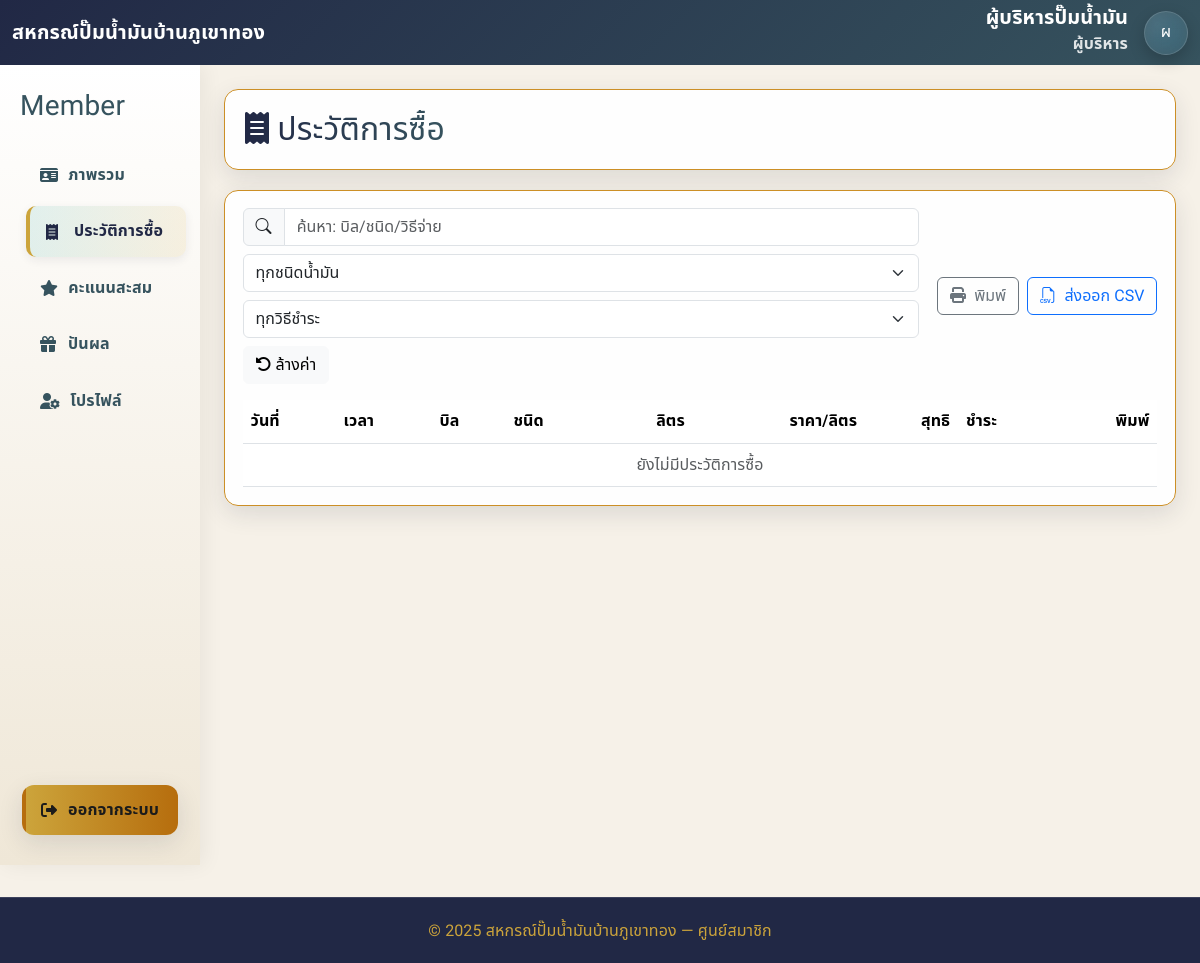
The page /member/bills.php (signed in) on the database its author committed.
### tables this page shows
CREATE TABLE `app_settings` (
  `key` varchar(64) NOT NULL,
  `json_value` json NOT NULL,
  `updated_at` timestamp NULL DEFAULT CURRENT_TIMESTAMP ON UPDATE CURRENT_TIMESTAMP
);

CREATE TABLE `members` (
  `id` bigint UNSIGNED NOT NULL,
  `user_id` bigint UNSIGNED NOT NULL,
  `station_id` int NOT NULL DEFAULT '1',
  `member_code` varchar(20) NOT NULL,
  `address` text,
  `points` int UNSIGNED NOT NULL DEFAULT '0',
  `joined_date` date DEFAULT NULL,
  `shares` int UNSIGNED DEFAULT '0',
  `house_number` varchar(100) DEFAULT NULL,
  `tier` enum('Bronze','Silver','Gold','Platinum','Diamond') NOT NULL DEFAULT 'Bronze',
  `created_at` datetime NOT NULL DEFAULT CURRENT_TIMESTAMP,
  `is_active` tinyint(1) NOT NULL DEFAULT '1',
  `deleted_at` datetime DEFAULT NULL
);

CREATE TABLE `users` (
  `id` bigint UNSIGNED NOT NULL,
  `username` varchar(64) NOT NULL,
  `email` varchar(60) DEFAULT NULL,
  `full_name` varchar(150) NOT NULL,
  `phone` varchar(13) DEFAULT NULL,
  `password_hash` varchar(255) NOT NULL,
  `is_active` tinyint(1) NOT NULL DEFAULT '1',
  `last_login_at` datetime DEFAULT NULL,
  `created_at` datetime NOT NULL DEFAULT CURRENT_TIMESTAMP,
  `updated_at` datetime NOT NULL DEFAULT CURRENT_TIMESTAMP ON UPDATE CURRENT_TIMESTAMP,
  `role` varchar(255) NOT NULL
);

### member/bills.php (the view, shortened to what this page needs)
<?php
try {
  $current_name = $_SESSION['full_name'] ?: 'สมาชิกสหกรณ์';
  $current_role = $_SESSION['role'] ?? 'guest';
} catch(Throwable $e){
  header('Location: /index/login.php?err=เกิดข้อผิดพลาดของระบบ'); exit();
}
$db_ok = true; $db_err = null;
try {
  $pdo->setAttribute(PDO::ATTR_ERRMODE, PDO::ERRMODE_EXCEPTION);
  $pdo->exec("SET NAMES utf8mb4");
  try { $pdo->exec("SET time_zone = '+07:00'"); } catch (Throwable $e) {}
} catch (Throwable $e) { $db_ok = false; $db_err = $e->getMessage(); }
$site_name = 'สหกรณ์ปั๊มน้ำบ้านภูเขาทอง';
if ($db_ok) {
  try {
    $st = $pdo->prepare("SELECT setting_value, comment FROM settings WHERE setting_name='station_id' LIMIT 1");
    $st->execute();
    if ($r = $st->fetch(PDO::FETCH_ASSOC)) {
      if (!empty($r['comment'])) $site_name = $r['comment'];
    }
    $sys = $pdo->query("SELECT json_value FROM app_settings WHERE `key`='system_settings'")->fetchColumn();
    if ($sys) {
      $sysj = json_decode($sys, true);
      if (!empty($sysj['site_name'])) $site_name = $sysj['site_name'];
    }
  } catch (Throwable $e) {}
}
$current_user_id = (int)$_SESSION['user_id'];
$role_th_map = [
  'admin'=>'ผู้ดูแลระบบ', 'manager'=>'ผู้บริหาร',
  'employee'=>'พนักงาน',    'member'=>'สมาชิกสหกรณ์',
  'committee'=>'กรรมการ'
];
$current_role_th = $role_th_map[$current_role] ?? 'ผู้ใช้งาน';
$avatar_text = mb_substr($current_name, 0, 1, 'UTF-8');
if ($db_ok) {
  try {
    $sql = "
      SELECT u.id AS user_id, u.full_name, u.phone,
             m.id AS member_id, m.house_number, m.member_code
      FROM users u
      JOIN members m ON m.user_id = u.id
      WHERE u.id = :uid AND u.is_active=1
      LIMIT 1
    ";
    $st = $pdo->prepare($sql);
    $st->execute([':uid'=>$current_user_id]);
    $member = $st->fetch(PDO::FETCH_ASSOC);
    if ($member) {
      $current_name = $member['full_name'] ?: $current_name;
    }
  } catch (Throwable $e) { $db_err = $e->getMessage(); }
}
$recent_bills = [];
?>
<!DOCTYPE html>
<html lang="th">
<head>
  <link href="https://cdn.jsdelivr.net/npm/bootstrap@5.3.2/dist/css/bootstrap.min.css" rel="stylesheet" />
  <link href="https://cdn.jsdelivr.net/npm/bootstrap-icons@1.11.3/font/bootstrap-icons.css" rel="stylesheet" />
  <link rel="stylesheet" href="https://cdnjs.cloudflare.com/ajax/libs/font-awesome/6.5.2/css/all.min.css" />
  <link rel="stylesheet" href="../assets/css/admin_dashboard.css" />
</head>
<body>
  <nav class="navbar navbar-dark bg-primary">
    <div class="container-fluid">
      <div class="d-flex align-items-center gap-2">
        <a class="navbar-brand" href="member_dashboard.php"><?= htmlspecialchars($site_name) ?></a>
      </div>
      <div class="d-flex align-items-center gap-3 ms-auto">
        <div class="nav-identity text-end d-none d-sm-block">
          <div class="nav-name"><?= htmlspecialchars($current_name) ?></div>
          <div class="nav-sub"><?= htmlspecialchars($current_role_th) ?></div>
        </div>
        <a href="profile.php" class="avatar-circle text-decoration-none"><?= htmlspecialchars($avatar_text) ?></a>
      </div>
    </div>
  </nav>
  <div class="container-fluid">
    <div class="row">
      <aside class="col-lg-2 d-none d-lg-flex flex-column sidebar py-4">
        <div class="side-brand mb-3"><h3><span>Member</span></h3></div>
        <nav class="sidebar-menu flex-grow-1">
          <a href="member_dashboard.php"><i class="fa-solid fa-id-card"></i>ภาพรวม</a>
          <a class="active" href="bills.php"><i class="fa-solid fa-receipt"></i> ประวัติการซื้อ</a>
          <a href="points.php"><i class="fa-solid fa-star"></i> คะแนนสะสม</a>
          <a href="dividend.php"><i class="fa-solid fa-gift"></i> ปันผล</a>
          <a href="profile.php"><i class="fa-solid fa-user-gear"></i> โปรไฟล์</a>
        </nav>
        <a class="logout" href="/index/logout.php"><i class="fa-solid fa-right-from-bracket"></i>ออกจากระบบ</a>
      </aside>
      <main class="col-lg-10 p-4">
        <div class="main-header">
          <h2><i class="fa-solid fa-receipt me-2"></i>ประวัติการซื้อ</h2>
        </div>
        <div class="panel">
          <div class="d-flex flex-wrap gap-2 justify-content-between align-items-center mb-3">
            <div class="d-flex flex-wrap gap-2">
              <div class="input-group">
                <span class="input-group-text"><i class="bi bi-search"></i></span>
                <input type="search" id="billSearch" class="form-control" placeholder="ค้นหา: บิล/ชนิด/วิธีจ่าย">
              </div>
              <select id="filterFuel" class="form-select">
                <option value="">ทุกชนิดน้ำมัน</option>
              </select>
              <select id="filterPay" class="form-select">
                <option value="">ทุกวิธีชำระ</option>
              </select>
              <button class="btn btn-light" id="btnResetFilters"><i class="fa-solid fa-rotate-left me-1"></i>ล้างค่า</button>
            </div>
            <div class="d-flex gap-2">
              <button class="btn btn-outline-secondary" id="btnPrintBills"><i class="fa-solid fa-print me-1"></i> พิมพ์</button>
              <button class="btn btn-outline-primary" id="btnExportCSV"><i class="bi bi-filetype-csv me-1"></i> ส่งออก CSV</button>
            </div>
          </div>
          <div class="table-responsive">
            <table class="table table-hover align-middle mb-0" id="tblBills">
              <thead><tr>
                <th>วันที่</th><th>เวลา</th><th>บิล</th><th>ชนิด</th><th class="text-end">ลิตร</th><th class="text-end">ราคา/ลิตร</th><th class="text-end">สุทธิ</th><th>ชำระ</th><th class="text-end">พิมพ์</th>
              </tr></thead>
              <tbody>
                <?php if (empty($recent_bills)): ?>
                  <tr><td colspan="9" class="text-center text-muted">ยังไม่มีประวัติการซื้อ</td></tr>
                <?php endif; ?>
              </tbody>
            </table>
          </div>
        </div>
      </main>
    </div>
  </div>
  <footer class="footer">© <?= date('Y') ?> <?= htmlspecialchars($site_name) ?> — ศูนย์สมาชิก</footer>
</body>
</html>

### assets/css/admin_dashboard.css (style rules this page uses)
:root { --sand:#E2D4B7; --cafe:#513F32; --steel:#68727A; --teal:#36535E; --navy:#212845; --gold:#CCA43B; --mint:#20A39E; --amber:#B66D0D; --choco:#3D2B1F; --font-heading:"Prompt","Noto Sans Thai",system-ui,-apple-system,"Segoe UI",Roboto,"Helvetica Neue",Arial,sans-serif; --font-body:"Noto Sans Thai","Prompt",system-ui,-apple-system,"Segoe UI",Roboto,"Helvetica Neue",Arial,sans-serif; --bg:#F6F1E8; --surface:#ffffff; --surface-glass:rgba(255,255,255,.95); --border:#cc8f26; --radius:14px; --shadow:0 8px 24px rgba(33,40,69,.12); --hover-shadow:0 16px 40px rgba(33,40,69,.18); --ease:all .3s ease; }
* { box-sizing:border-box }
body { font-family:var(--font-body); font-weight:400; letter-spacing:.1px; -webkit-font-smoothing:antialiased; -moz-osx-font-smoothing:grayscale; background:var(--bg); color:var(--navy); margin:0; line-height:1.65; }
h1,h2,h3,h4,h5,h6, .navbar .navbar-brand, .sidebar a, .side-brand span, .main-header h2, .stat-card h5 { font-family:var(--font-heading); letter-spacing:.2px; }
.sidebar { display:flex; flex-direction:column; background:linear-gradient(180deg,#fff,rgba(226,212,183,.35)); min-height:100vh; box-shadow:4px 0 20px rgba(0,0,0,.06); padding-bottom:1rem; }
.side-brand { display:flex; align-items:center; gap:.5rem; color:var(--teal); font-weight:800; margin:0 8px 6px; }
.sidebar-menu { display:flex; flex-direction:column; flex:1 1 auto; }
.sidebar a { display:flex; align-items:center; gap:10px; padding:12px 16px; margin:3px 8px; color:var(--teal); text-decoration:none; font-weight:600; border-left:4px solid transparent; border-radius:10px; transition:var(--ease); position:relative; }
.sidebar a i { min-width:18px }
.sidebar a:hover, .sidebar a.active { background:linear-gradient(90deg,rgba(32,163,158,.12),rgba(204,164,59,.12)); color:var(--navy); border-left-color:var(--gold); box-shadow:0 3px 10px rgba(33,40,69,.08); transform:translateX(6px); }
.sidebar .logout { margin-top:auto; margin:10px 10px 6px; padding:12px 14px; text-align:center; background:linear-gradient(90deg,var(--gold),var(--amber)); color:#1b1b1b; border-radius:12px; font-weight:800; text-decoration:none; box-shadow:var(--shadow); }
.main-header { display:flex; align-items:center; justify-content:space-between; gap:1rem; flex-wrap:wrap; padding:1.25rem; margin-bottom:1.25rem; background:var(--surface-glass); border:1px solid var(--border); border-radius:var(--radius); box-shadow:var(--shadow); }
.main-header h2 { margin:0; background:linear-gradient(90deg,var(--navy),var(--teal)); -webkit-background-clip:text; -webkit-text-fill-color:transparent; }
.footer { background:var(--navy); color:#CCA43B; text-align:center; padding:1.2rem 0; margin-top:2rem; border-top:1px solid rgba(255,255,255,.12); }
.navbar.bg-primary { background:linear-gradient(135deg,var(--navy),var(--teal)) !important; }
.navbar, .navbar * { color:#fff; }
.navbar .navbar-brand { font-weight:700;letter-spacing:.2px }
.btn-nav-circle, .avatar-circle { width:44px;height:44px;border-radius:999px; display:grid;place-items:center; background:radial-gradient(circle at 30% 30%,rgba(255,255,255,.16),rgba(255,255,255,.08)); border:1px solid rgba(255,255,255,.14); color:#fff; box-shadow:0 6px 16px rgba(0,0,0,.20); backdrop-filter:saturate(160%) blur(8px); -webkit-backdrop-filter:saturate(160%) blur(8px); }
.nav-identity .nav-name { color:#fff; font-weight:800; font-size:1.25rem; line-height:1.05; }
.nav-identity .nav-sub { color:rgba(255,255,255,.85); font-weight:600; margin-top:2px; }

### member/bills.php (style rules this page uses)
.panel { background:var(--surface-glass);border:1px solid var(--border);border-radius:var(--radius);box-shadow:var(--shadow);padding:1.1rem }
.form-select, .form-control { min-width: 150px; }

### rows shown on the page
app_settings: json_value "สหกรณ์ปั๊มน้ำมันบ้านภูเขาทอง"
members: user.full_name "ผู้บริหารปั๊มน้ำมัน"

### other values the page prints
$current_role_th "ผู้บริหาร"
$avatar_text "ผ"
